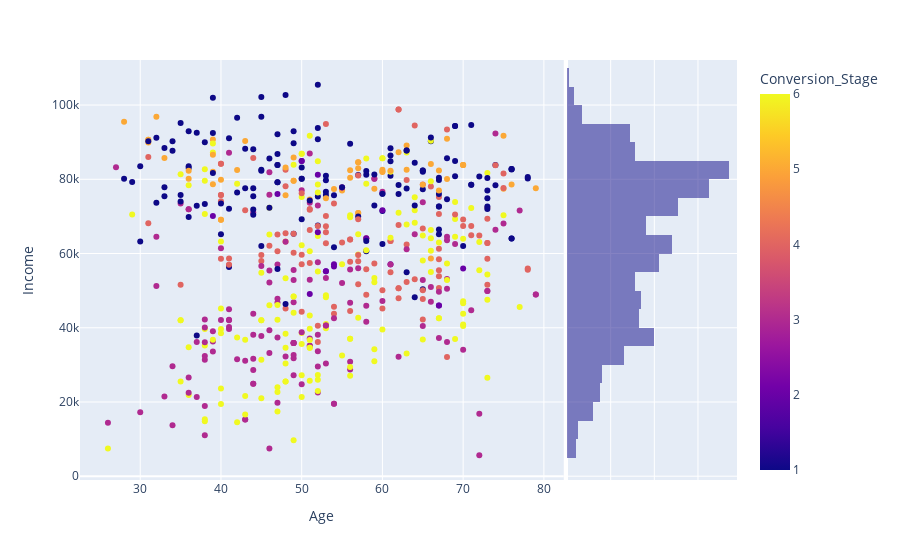

Write notebook code for a chart like this one.
### Markdown cell above
How do income and age affect the conversion stage of the customer?

---

The science questions here are: whether income and age are correlated, and then how those variables affect the distribution of conversion stage.

I chose to include the histogram for income, because it sorts quite nicely into a skewed Gaussian, sharply-peaked in the 75-85k region. I cleaned the data by removing outliers exceeding 6 sigma, which happened to be a few people with ages well-beyond 100 and a couple high-earners.

Age does indeed roughly correlate with income, with some interesting facets. There appear to be two trendlines -- one which begins rather low in 'early' age, progressing rather linearly, and a second which begins high and largely stays that way. This could be a representation of wealth class divide.

High earners exceeding roughly 70k in income are much, much more likely to purchase an item on the first conversion stage and the fifth conversion stage. They likely have the spare income to make the purchase, and are either convinced immediately, or simply need time to overcome the intertia of making a purchase. Customers convinced in the last campaign are fairly distributed throughout all ages and incomes.

### Code cell
px.scatter(df.query('Conversion_Stage != 0').dropna(), x='Age', y='Income', color='Conversion_Stage',
          marginal_y='histogram')

### Figure 1 — Plotly figure (JSON) as saved in the notebook; plotly's stock layout.template omitted (floating-point values rounded to 4 significant figures; data arrays with more than 128 entries replaced by an {"elided": "..."} marker saying what was removed)
{"data": [{"hovertemplate": "Age=%{x}<br>Income=%{y}<br>Conversion_Stage=%{marker.color}<extra></extra>", "legendgroup": "", "marker": {"color": {"elided": "603 int values"}, "coloraxis": "coloraxis", "symbol": "circle"}, "mode": "markers", "name": "", "orientation": "v", "showlegend": false, "type": "scatter", "x": {"elided": "603 int values"}, "xaxis": "x", "y": {"elided": "603 int values"}, "yaxis": "y"}, {"alignmentgroup": "True", "bingroup": "y", "hovertemplate": "Income=%{y}<br>count=%{x}<extra></extra>", "legendgroup": "", "marker": {"color": "#0d0887"}, "name": "", "offsetgroup": "", "opacity": 0.5, "showlegend": false, "type": "histogram", "xaxis": "x2", "y": {"elided": "603 int values"}, "yaxis": "y2"}], "layout": {"barmode": "overlay", "coloraxis": {"colorbar": {"title": {"text": "Conversion_Stage"}}, "colorscale": [[0, "#0d0887"], [0.1111, "#46039f"], [0.2222, "#7201a8"], [0.3333, "#9c179e"], [0.4444, "#bd3786"], [0.5556, "#d8576b"], [0.6667, "#ed7953"], [0.7778, "#fb9f3a"], [0.8889, "#fdca26"], [1, "#f0f921"]]}, "legend": {"tracegroupgap": 0}, "margin": {"t": 60}, "xaxis": {"anchor": "y", "domain": [0, 0.7363], "title": {"text": "Age"}}, "xaxis2": {"anchor": "y2", "domain": [0.7413, 1], "matches": "x2", "showgrid": true, "showline": false, "showticklabels": false, "ticks": ""}, "yaxis": {"anchor": "x", "domain": [0, 1], "title": {"text": "Income"}}, "yaxis2": {"anchor": "x2", "domain": [0, 1], "matches": "y", "showgrid": true, "showticklabels": false}}}
